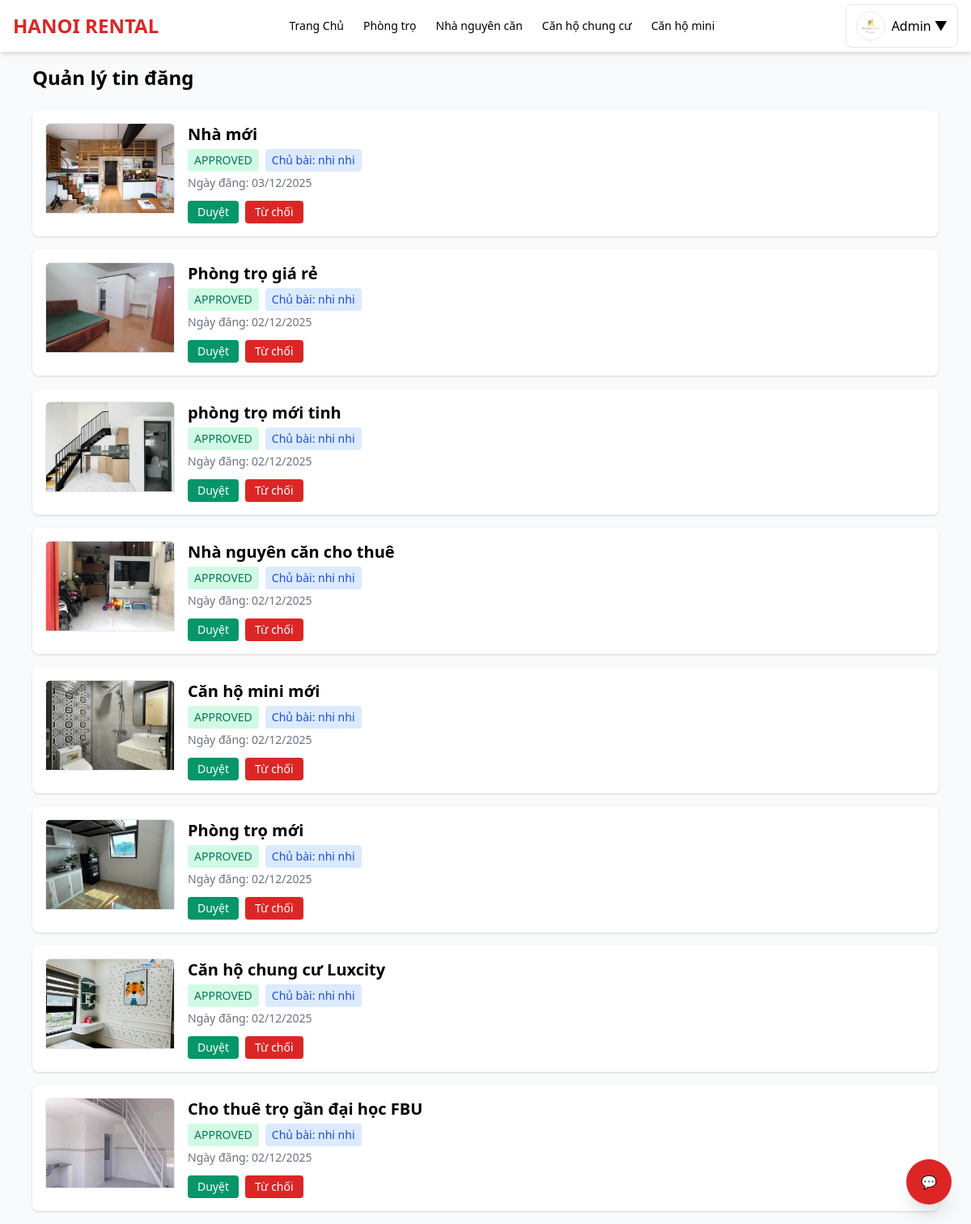
/my_posts.php (signed in), run on an earlier commit of the app's database.
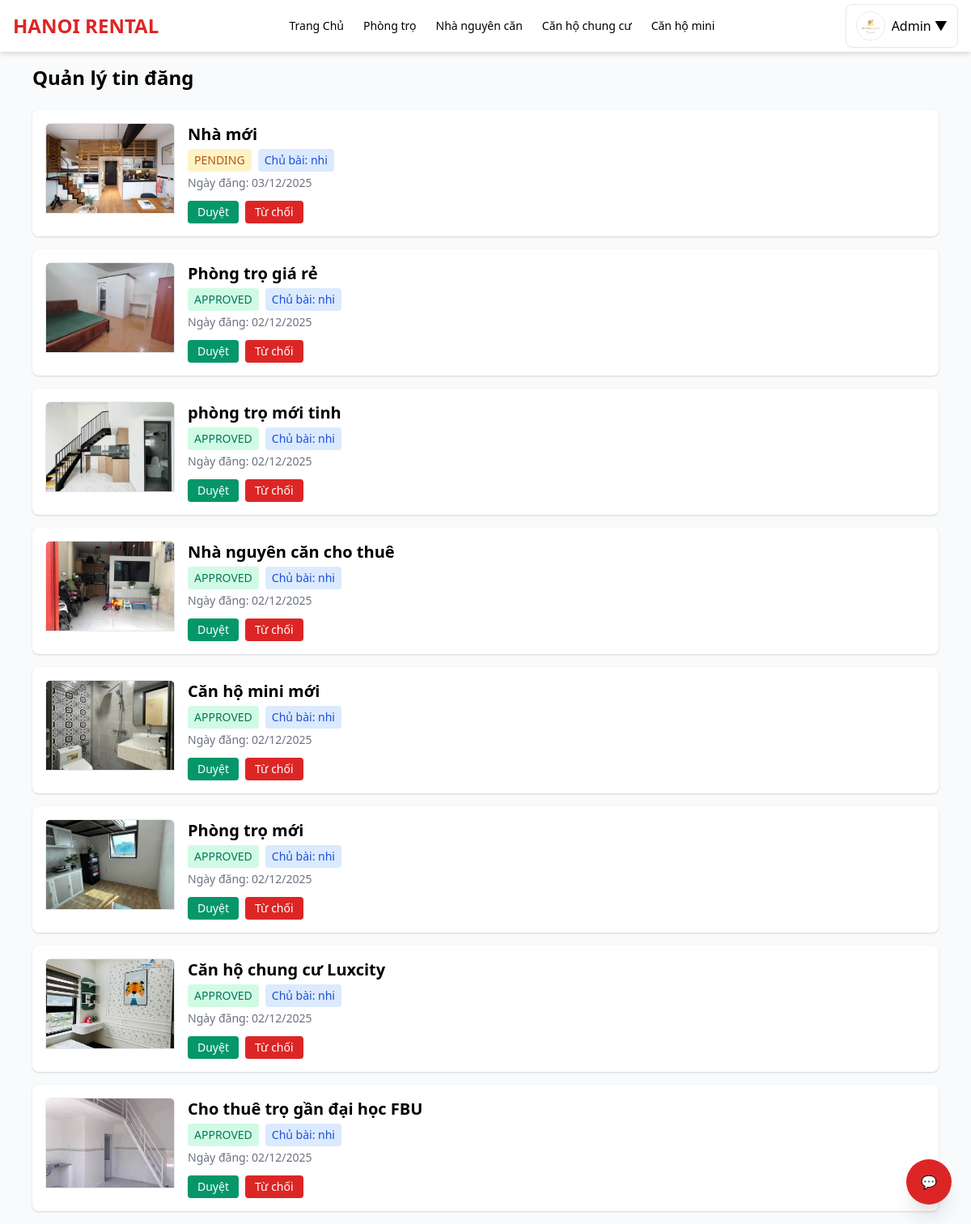
And on a later commit of the database.
### tables this page shows
CREATE TABLE `posts` (
  `id` int(11) NOT NULL,
  `user_id` int(11) NOT NULL,
  `status` enum('pending','approved','rejected') DEFAULT 'pending',
  `reviewed_by` int(11) DEFAULT NULL,
  `reviewed_at` timestamp NULL DEFAULT NULL,
  `title` varchar(255) DEFAULT NULL,
  `image` varchar(255) DEFAULT NULL,
  `type` varchar(50) DEFAULT NULL,
  `khu_vuc` varchar(255) DEFAULT NULL,
  `price` varchar(50) DEFAULT NULL,
  `phone` varchar(20) DEFAULT NULL,
  `zalo` varchar(20) DEFAULT NULL,
  `description` text DEFAULT NULL,
  `status_rent` tinyint(4) DEFAULT 0,
  `created_at` timestamp NOT NULL DEFAULT current_timestamp(),
  `category` varchar(50) NOT NULL DEFAULT 'phongtro'
);

CREATE TABLE `users` (
  `id` int(11) NOT NULL,
  `name` varchar(255) DEFAULT NULL,
  `email` varchar(255) DEFAULT NULL,
  `password` varchar(255) DEFAULT NULL,
  `phone` varchar(20) DEFAULT NULL,
  `zalo` varchar(20) DEFAULT NULL,
  `avatar` varchar(255) DEFAULT NULL,
  `role` enum('admin','landlord','renter') DEFAULT 'renter',
  `status` varchar(20) DEFAULT 'active',
  `is_admin` tinyint(4) DEFAULT 0,
  `created_at` timestamp NOT NULL DEFAULT current_timestamp()
);

### my_posts.php (the view, shortened to what this page needs)
<?php
require 'header.php';
require 'functions.php';
$u = $_SESSION['user'];
$isAdmin = ($u['role'] ?? '') === 'admin';
if ($isAdmin) {
    $stmt = $pdo->query("
        SELECT p.*,
               (SELECT filename FROM post_images WHERE post_id = p.id LIMIT 1) AS thumbnail,
               u.name AS owner_name
        FROM posts p
        LEFT JOIN users u ON u.id = p.user_id
        ORDER BY p.created_at DESC
    ");
}
$posts = $stmt->fetchAll(PDO::FETCH_ASSOC);
function esc($s) {
    return htmlspecialchars($s, ENT_QUOTES, 'UTF-8');
}
?>
<main class="max-w-6xl mx-auto p-4">
    <h2 class="text-2xl font-semibold mb-6">Quản lý tin đăng</h2>
    <?php if (!$posts): ?>
        <p class="text-gray-600">Không có bài đăng nào.</p>
    <?php else: ?>
        <div class="space-y-4">
        <?php foreach ($posts as $p):
            $img = $p['thumbnail']
                ? 'uploads/' . $p['thumbnail']
                : 'https://via.placeholder.com/400x250?text=No+Image';
            $badgeColor = [
                'approved' => 'text-green-700 bg-green-100',
                'pending'  => 'text-yellow-700 bg-yellow-100',
                'rejected' => 'text-red-700 bg-red-100'
            ][$p['status']] ?? 'bg-gray-100 text-gray-700';
        ?>
        <div class="bg-white shadow rounded-lg p-4 flex gap-4 hover:shadow-xl transition">
            <a href="post_detail.php?id=<?= $p['id'] ?>" class="shrink-0 overflow-hidden rounded-lg">
                <img src="<?= esc($img) ?>"
                     class="w-40 h-28 object-cover border"
                     onerror="this.src='https://via.placeholder.com/400x250?text=Loi+Anh'">
            </a>
            <div class="flex-1">
                <a href="post_detail.php?id=<?= $p['id'] ?>" class="no-underline">
                    <h3 class="text-xl font-semibold hover:text-blue-600 transition">
                        <?= esc($p['title']) ?>
                    </h3>
                </a>
                <div class="flex flex-wrap gap-2 mt-1">
                    <span class="px-2 py-1 rounded text-sm <?= $badgeColor ?>">
                        <?= strtoupper(esc($p['status'])) ?>
                    </span>
                    <?php if ($isAdmin): ?>
                        <span class="px-2 py-1 bg-blue-100 text-blue-700 rounded text-sm">
                            Chủ bài: <?= esc($p['owner_name']) ?>
                        </span>
                    <?php endif; ?>
                </div>
                <p class="text-sm text-gray-500 mt-1">
                    Ngày đăng: <?= date('d/m/Y', strtotime($p['created_at'])) ?>
                </p>
                <div class="mt-3 flex gap-2">
                    <?php if ($isAdmin): ?>
                        <a href="approve_post.php?id=<?= $p['id'] ?>&action=approve"
                           class="px-3 py-1 text-sm bg-green-600 text-white rounded hover:bg-green-700">
                           Duyệt
                        </a>
                        <a href="approve_post.php?id=<?= $p['id'] ?>&action=reject"
                           class="px-3 py-1 text-sm bg-red-600 text-white rounded hover:bg-red-700">
                           Từ chối
                        </a>
                    <?php endif; ?>
                </div>
            </div>
        </div>
        <?php endforeach; ?>
        </div>
    <?php endif; ?>
</main>
</body>
</html>

What changed in the data, as far as the page shows it:
changed posts "Nhà mới": status "APPROVED" → "PENDING"; user.name "nhi nhi" → "nhi"
changed through a linked row, posts "Phòng trọ giá rẻ": user.name "nhi nhi" → "nhi"
changed through a linked row, posts "phòng trọ mới tinh": user.name "nhi nhi" → "nhi"
changed through a linked row, posts "Nhà nguyên căn cho thuê": user.name "nhi nhi" → "nhi"
changed through a linked row, posts "Căn hộ mini mới": user.name "nhi nhi" → "nhi"
changed through a linked row, posts "Phòng trọ mới": user.name "nhi nhi" → "nhi"
changed through a linked row, posts "Căn hộ chung cư Luxcity": user.name "nhi nhi" → "nhi"
changed posts "Cho thuê trọ gần đại học FBU": user.name "nhi nhi" → "nhi"
